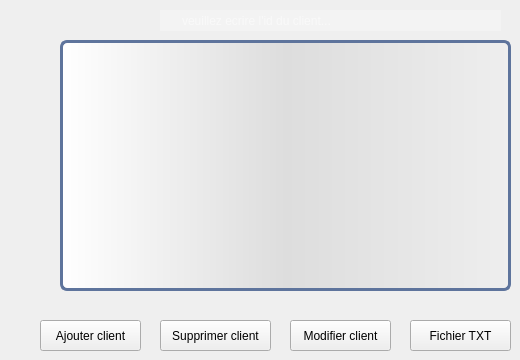
    <widget class="QWidget" name="page_26">
     <widget class="QPushButton" name="ajouter_13">
      <property name="geometry">
       <rect>
        <x>40</x>
        <y>320</y>
        <width>101</width>
        <height>31</height>
       </rect>
      </property>
      <property name="text">
       <string>Ajouter client</string>
      </property>
     </widget>
     <widget class="QPushButton" name="fichiertxt_client_3">
      <property name="geometry">
       <rect>
        <x>410</x>
        <y>320</y>
        <width>101</width>
        <height>31</height>
       </rect>
      </property>
      <property name="text">
       <string>Fichier TXT</string>
      </property>
     </widget>
     <widget class="QTableView" name="tabclient_fid">
      <property name="geometry">
       <rect>
        <x>60</x>
        <y>40</y>
        <width>451</width>
        <height>251</height>
       </rect>
      </property>
      <property name="styleSheet">
       <string notr="true">QTableView {border: 3px solid #5E749C;text-align: top;padding: 4px;border-radius: 7px;border-bottom-left-radius: 7px;background: QLinearGradient( x1: 0, y1: 0, x2: 1, y2: 0,stop: 0 #fff, stop: 1 #eee,stop: 0.5 #ddd,stop: 1 #eee );width: 15px;}
QTableView::item:focus{selection-background-color: yellow;}
QScrollBar:vertical{ width: 20px; background: none; /* only these sort effect about width ...*/}
QScrollBar::handle:vertical{ border: 3px solid #5E749C;text-align: top;padding: 4px;border-radius: 5px; border-bottom-left-radius: 5px;background: QLinearGradient( x1: 0, y1: 0, x2: 1, y2: 0,stop: 0 #fff, stop: 1 #eee,stop: 0.5 #ddd,stop: 1 #eee ); width: 25px; min-height: 20px; max-height: 25px; /*these sort no effect*/ }
QScrollBar::add-page:vertical {border: 3px solid red;text-align: top;padding: 4px;border-radius: 5px; border-bottom-left-radius: 5px;background:  red; /* adding width: xx px; sorting no effect .. why? */}
QScrollBar::sub-page:vertical {border: 3px solid green;text-align: top;padding: 4px;border-radius: 5px; border-bottom-left-radius: 5px;background:  green; /* adding width: xx px; sorting no effect .. why? */ }

</string>
      </property>
     </widget>
     <widget class="QLineEdit" name="rechercher_13">
      <property name="geometry">
       <rect>
        <x>160</x>
        <y>10</y>
        <width>341</width>
        <height>21</height>
       </rect>
      </property>
      <property name="font">
       <font>
        <family>SegoeUI</family>
        <pointsize>-1</pointsize>
       </font>
      </property>
      <property name="styleSheet">
       <string notr="true">QLineEdit {
    background: #f3f3f3;
    background-image: url(:/img/search.png); /* actual size, e.g. 16x16 */
    background-repeat: no-repeat;
    background-position: left;
    color: white;
    font-family: SegoeUI;
    font-size: 12px;
  border-top: 3px transparent;
            border-bottom: 3px transparent;
            border-right: 10px transparent;
            border-left: 10px transparent;
    padding: 2 2 2 20; /* left padding (last number) must be more than the icon's width */
}</string>
      </property>
      <property name="cursorPosition">
       <number>0</number>
      </property>
      <property name="placeholderText">
       <string>veuillez ecrire l'id du client...</string>
      </property>
     </widget>
     <widget class="QPushButton" name="supprimer_13">
      <property name="geometry">
       <rect>
        <x>160</x>
        <y>320</y>
        <width>111</width>
        <height>31</height>
       </rect>
      </property>
      <property name="text">
       <string>Supprimer client</string>
      </property>
     </widget>
     <widget class="QPushButton" name="modifier_13">
      <property name="geometry">
       <rect>
        <x>290</x>
        <y>320</y>
        <width>101</width>
        <height>31</height>
       </rect>
      </property>
      <property name="text">
       <string>Modifier client</string>
      </property>
     </widget>
     <widget class="QLabel" name="label_19">
      <property name="geometry">
       <rect>
        <x>-50</x>
        <y>90</y>
        <width>131</width>
        <height>91</height>
       </rect>
      </property>
      <property name="text">
       <string/>
      </property>
      <property name="pixmap">
       <pixmap resource="image/img.qrc">:/img/card.png</pixmap>
      </property>
     </widget>
    </widget>
